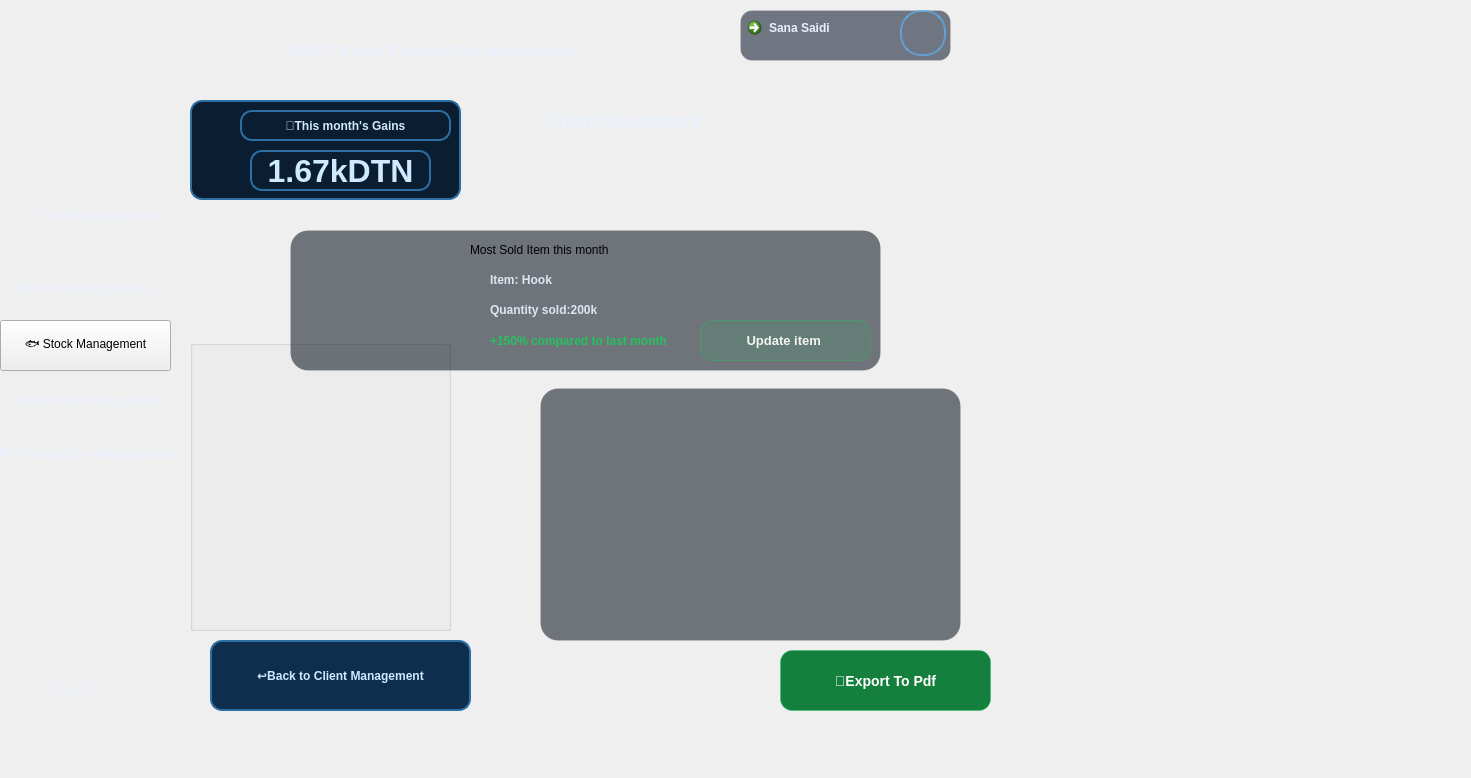
    <widget class="QWidget" name="dashC">
     <property name="styleSheet">
      <string notr="true">/* =========================================================
   SANA DASHBOARD - GLOBAL
   ========================================================= */
QWidget#dashC{
    background: qlineargradient(x1:0, y1:0, x2:1, y2:1,
        stop:0 #071a2c,
        stop:0.35 #082136,
        stop:0.7 #071c2d,
        stop:1 #040f1a);
    font-family: &quot;Segoe UI&quot;;
    color: #EAF0FF;
}

/* =========================================================
   HEADER + SIDEBAR (SAME STYLE)
   ========================================================= */
QFrame#header_DC,
QFrame#sidebarMenu_DC {
    background: qlineargradient(x1:0, y1:0, x2:0, y2:1,
        stop:0 rgba(12, 42, 75, 0.95),
        stop:0.55 rgba(8, 30, 55, 0.95),
        stop:1 rgba(6, 22, 40, 0.95));
    border: 1px solid rgba(255,255,255,0.12);
    border-radius: 16px;
}

QFrame#header_DC {
    padding: 10px 16px;
}

QFrame#sidebarMenu_DC {
    padding: 12px;
}

/* =========================================================
   HEADER CONTENT
   ========================================================= */
QLabel#titreHeader_DC {
    color: #EAF0FF;
    font-size: 15px;
    font-weight: 800;
    letter-spacing: 0.5px;
}

QLabel#avatar_DC {
    min-width: 42px;
    max-width: 42px;
    min-height: 42px;
    max-height: 42px;
    border-radius: 21px;
    border: 2px solid rgba(88,184,255,0.6);
    background-color: rgba(255,255,255,0.06);
}

/* User profile button */
QCommandLinkButton#userprofiledetails_DC {
    background-color: rgba(8, 18, 38, 0.55);
    border: 1px solid rgba(255,255,255,0.15);
    border-radius: 12px;
    padding: 8px 14px;
    color: #EAF0FF;
    font-weight: 700;
}

QCommandLinkButton#userprofiledetails_DC:hover {
    background-color: rgba(88,184,255,0.15);
    border: 1px solid rgba(88,184,255,0.45);
}

QCommandLinkButton#userprofiledetails_DC:pressed {
    background-color: rgba(88,184,255,0.25);
}

/* =========================================================
   SIDEBAR GROUP
   ========================================================= */
QGroupBox#groupBox_DC {
    border: none;
    margin-top: 6px;
}

/* =========================================================
   SIDEBAR BUTTONS (BASE)
   ========================================================= */
QPushButton#staffclientsBTN_DC,
QPushButton#equipmentmanagementBTN_DC,
QPushButton#fishingzonemanagementBTN_DC,
QPushButton#staffmanagementBTN_DC,
QPushButton#stockmanagementBTN_DC {
    background: transparent;
    border: none;
    color: rgba(234,240,255,0.80);
    padding: 12px 14px;
    border-radius: 12px;
    text-align: left;
    font-size: 13px;
    font-weight: 650;
}

/* Hover effect */
QPushButton#staffclientsBTN_DC:hover,
QPushButton#equipmentmanagementBTN_DC:hover,
QPushButton#fishingzonemanagementBTN_DC:hover,
QPushButton#staffmanagementBTN_DC:hover,
QPushButton#stockmanagementBTN_DC:hover {
    background-color: rgba(88,184,255,0.14);
    border: 1px solid rgba(88,184,255,0.25);
    color: #FFFFFF;
}

/* Pressed */
QPushButton#staffclientsBTN_DC:pressed,
QPushButton#equipmentmanagementBTN_DC:pressed,
QPushButton#fishingzonemanagementBTN_DC:pressed,
QPushButton#staffmanagementBTN_DC:pressed,
QPushButton#stockmanagementBTN_DC:pressed {
    background-color: rgba(88,184,255,0.25);
}

/* =========================================================
   ACTIVE / SELECTED BUTTON (Staff Management)
   ========================================================= */
QPushButton[active=&quot;true&quot;] {
    background-color: rgba(10, 102, 255, 0.28);
    border: 1px solid rgba(10, 102, 255, 0.55);
    color: #FFFFFF;
    padding-left: 18px;
}

QPushButton#staffclientsBTN_DC[active=&quot;true&quot;] {
    background-color: rgba(10, 102, 255, 0.35);
    border-left: 4px solid #4FC3F7;
    color: white;
    font-weight: 600;
}

/* =========================================================
   LOG OUT BUTTON
   ========================================================= */
QPushButton#logOutBTN_DC {
    background: transparent;
    border: none;
    color: rgba(234,240,255,0.65);
    padding: 12px 14px;
    border-radius: 12px;
    text-align: left;
    font-weight: 650;
}

QPushButton#logOutBTN_DC:hover {
    background-color: rgba(255, 120, 120, 0.12);
    border: 1px solid rgba(255, 120, 120, 0.25);
    color: #FFC1C1;
}

/* =========================================================
   STAFF DASHBOARD - MAIN CONTAINER
   ========================================================= */
QFrame#contenumain_DC {
    background: transparent;
}

/* Main page title */
QLabel#dashtitleC {
    color: #EAF2FF;
    font-size: 18px;
    font-weight: 800;
    letter-spacing: 0.3px;
}

/* Small labels in general */
QFrame#contenumain_DC QLabel {
    background: transparent;
}

/* =========================================================
   KPI CARD (Total Staff) - cardstaff
   ========================================================= */
QFrame#gains {
    background: qlineargradient(x1:0, y1:0, x2:1, y2:1,
        stop:0 #123A6B,
        stop:0.6 #0B2545,
        stop:1 #071A2E);
    border-radius: 18px;
    padding: 16px;
    border: 1px solid rgba(255,255,255,0.12);
}

QFrame#gains:hover {
    border: 1px solid rgba(59,130,246,0.55);
    background: qlineargradient(x1:0, y1:0, x2:1, y2:1,
        stop:0 #174A8A,
        stop:0.6 #0E2F59,
        stop:1 #071A2E);
}

/* Text inside KPI */
QLabel#numbergains {
    color: rgba(255,255,255,0.85);
    font-size: 13px;
    font-weight: 700;
}

QLabel#numbergains {
    color: #FFFFFF;
    font-size: 32px;
    font-weight: 900;
}

/* =========================================================
   BEST EMPLOYEE PANEL - beststaff
   ========================================================= */
QFrame#bestclient {
    border-radius: 18px;
    padding: 16px;
    border: 1px solid rgba(255,255,255,0.10);
    background: rgba(3, 14, 26, 0.55);
}

QFrame#bestclient:hover {
    border: 1px solid rgba(255,255,255,0.18);
    background: rgba(3, 14, 26, 0.62);
}

/* Best employee title */
QLabel#tittlebestC {
    color: #EAF2FF;
    font-size: 14px;
    font-weight: 900;
}

/* Best employee fields */
QLabel#namebestC, QLabel#rolebestC {
    color: rgba(234,242,255,0.90);
    font-size: 12.5px;
    font-weight: 650;
}

QLabel#rewardbestC {
    color: rgba(34,197,94,0.95);
    font-size: 12.5px;
    font-weight: 900;
}

QLabel#trophy {
    background: transparent;
}

/* =========================================================
   CHART PANELS (statRole + statcvstatus)
   ========================================================= */
QGroupBox#statRoleC,
QGroupBox#statcvstatusC {
    background: rgba(3, 14, 26, 0.55);
    border: 1px solid rgba(255,255,255,0.10);
    border-radius: 18px;
    margin-top: 18px;
    padding: 12px;
}

QGroupBox#statRoleC::title,
QGroupBox#statcvstatusC::title {
    subcontrol-origin: margin;
    subcontrol-position: top center;
    padding: 0 10px;
    color: rgba(255,255,255,0.90);
    font-size: 12.5px;
    font-weight: 900;
}

/* =========================================================
   BUTTONS (export / back / browse) - COMMON BASE
   ========================================================= */
QPushButton#backclientbtn,
QPushButton#pdfitembtn,
QPushButton#browseC,
QPushButton#backclientbtn {
    color: rgba(255,255,255,0.92);
    border-radius: 12px;
    padding: 9px 16px;
    font-size: 13px;
    font-weight: 750;
    border: 1px solid rgba(255,255,255,0.12);
}

/* ======================
   BACK BUTTON
   ====================== */
QPushButton#backclientbtn,
QPushButton#backclientbtn {
    background: rgba(30, 41, 59, 0.65);
    border: 1px solid rgba(148,163,184,0.25);
}

QPushButton#backclientbtn:hover,
QPushButton#backclientbtn:hover {
    background: rgba(51, 65, 85, 0.85);
    border: 1px solid rgba(148,163,184,0.45);
}

QPushButton#backclientbtn:pressed,
QPushButton#backclientbtn:pressed {
    background: rgba(15, 23, 42, 0.92);
}

/* ======================
   EXPORT BUTTON
   ====================== */
QPushButton#pdfitembtn {
    background: qlineargradient(x1:0, y1:0, x2:1, y2:0,
        stop:0 #0F766E,
        stop:1 #064E4A);
    border: 1px solid rgba(34,197,94,0.45);
    font-size: 14px;
    font-weight: 850;
    border-radius: 14px;
    padding: 10px 20px;
}

QPushButton#pdfitembtn:hover {
    background: qlineargradient(x1:0, y1:0, x2:1, y2:0,
        stop:0 #14B8A6,
        stop:1 #0F766E);
    border: 1px solid rgba(34,197,94,0.75);
}

QPushButton#pdfitembtn:pressed {
    background: #0F766E;
}

/* ======================
   BROWSE BUTTON (upload image)
   ====================== */
QPushButton#browseC {
    background: rgba(34, 197, 94, 0.12);
    border: 1px solid rgba(34, 197, 94, 0.35);
}

QPushButton#browseC:hover {
    background: rgba(34, 197, 94, 0.18);
    border: 1px solid rgba(34, 197, 94, 0.55);
}

QPushButton#browseC:pressed {
    background: rgba(34, 197, 94, 0.25);
}

/* =========================================================
   QLineEdit (if any)
   ========================================================= */
QLineEdit {
    background-color: rgba(13, 27, 42, 0.85);
    color: white;
    border: 1px solid rgba(59,130,246,0.35);
    border-radius: 10px;
    padding: 8px 10px;
    font-size: 13px;
}

QLineEdit:focus {
    border: 1px solid rgba(59,130,246,0.65);
}
</string>
     </property>
     <widget class="QFrame" name="sidebarMenu_DC">
      <property name="geometry">
       <rect>
        <x>-10</x>
        <y>10</y>
        <width>200</width>
        <height>759</height>
       </rect>
      </property>
      <property name="minimumSize">
       <size>
        <width>200</width>
        <height>0</height>
       </size>
      </property>
      <property name="maximumSize">
       <size>
        <width>200</width>
        <height>16777215</height>
       </size>
      </property>
      <property name="frameShape">
       <enum>QFrame::Shape::NoFrame</enum>
      </property>
      <property name="frameShadow">
       <enum>QFrame::Shadow::Raised</enum>
      </property>
      <widget class="QGroupBox" name="groupBox_DC">
       <property name="geometry">
        <rect>
         <x>10</x>
         <y>100</y>
         <width>200</width>
         <height>581</height>
        </rect>
       </property>
       <property name="minimumSize">
        <size>
         <width>200</width>
         <height>0</height>
        </size>
       </property>
       <property name="maximumSize">
        <size>
         <width>200</width>
         <height>16777215</height>
        </size>
       </property>
       <property name="title">
        <string/>
       </property>
       <widget class="QPushButton" name="staffclientsBTN_DC">
        <property name="geometry">
         <rect>
          <x>0</x>
          <y>150</y>
          <width>181</width>
          <height>61</height>
         </rect>
        </property>
        <property name="text">
         <string>💰Clients Management</string>
        </property>
        <property name="active" stdset="0">
         <bool>true</bool>
        </property>
       </widget>
       <widget class="QPushButton" name="stockmanagementBTN_D_2">
        <property name="geometry">
         <rect>
          <x>0</x>
          <y>210</y>
          <width>171</width>
          <height>51</height>
         </rect>
        </property>
        <property name="text">
         <string>🐟 Stock Management</string>
        </property>
       </widget>
       <widget class="QPushButton" name="fishingzonemanagementBTN_DC">
        <property name="geometry">
         <rect>
          <x>-20</x>
          <y>320</y>
          <width>221</width>
          <height>51</height>
         </rect>
        </property>
        <property name="text">
         <string>🗺️ FishingZone Management</string>
        </property>
       </widget>
       <widget class="QPushButton" name="equipmentmanagementBTN_DC">
        <property name="geometry">
         <rect>
          <x>-10</x>
          <y>270</y>
          <width>201</width>
          <height>41</height>
         </rect>
        </property>
        <property name="text">
         <string>⚓Equipment Management</string>
        </property>
       </widget>
       <widget class="QPushButton" name="staffmanagementBTN_DC">
        <property name="geometry">
         <rect>
          <x>0</x>
          <y>80</y>
          <width>191</width>
          <height>51</height>
         </rect>
        </property>
        <property name="text">
         <string>👩🏻‍💼Staff Management</string>
        </property>
       </widget>
      </widget>
      <widget class="QLabel" name="logoheader_DC">
       <property name="geometry">
        <rect>
         <x>0</x>
         <y>10</y>
         <width>181</width>
         <height>151</height>
        </rect>
       </property>
       <property name="text">
        <string/>
       </property>
       <property name="pixmap">
        <pixmap resource="Ressources.qrc">:/Images/logoHeader1.png</pixmap>
       </property>
      </widget>
      <widget class="QPushButton" name="logOutBTN_DC">
       <property name="geometry">
        <rect>
         <x>40</x>
         <y>650</y>
         <width>121</width>
         <height>61</height>
        </rect>
       </property>
       <property name="text">
        <string>⏻ Log Out</string>
       </property>
      </widget>
     </widget>
     <widget class="QFrame" name="contenumain_DC">
      <property name="geometry">
       <rect>
        <x>180</x>
        <y>-10</y>
        <width>1282</width>
        <height>759</height>
       </rect>
      </property>
      <property name="frameShape">
       <enum>QFrame::Shape::StyledPanel</enum>
      </property>
      <property name="frameShadow">
       <enum>QFrame::Shadow::Raised</enum>
      </property>
      <property name="active" stdset="0">
       <bool>true</bool>
      </property>
      <widget class="QWidget" name="verticalLayoutWidget_10">
       <property name="geometry">
        <rect>
         <x>-270</x>
         <y>0</y>
         <width>1431</width>
         <height>101</height>
        </rect>
       </property>
       <layout class="QVBoxLayout" name="verticalLayout_11">
        <item>
         <widget class="QFrame" name="header_DC">
          <property name="frameShape">
           <enum>QFrame::Shape::StyledPanel</enum>
          </property>
          <property name="frameShadow">
           <enum>QFrame::Shadow::Raised</enum>
          </property>
          <widget class="QLabel" name="titreHeader_DC">
           <property name="geometry">
            <rect>
             <x>290</x>
             <y>30</y>
             <width>461</width>
             <height>61</height>
            </rect>
           </property>
           <property name="text">
            <string>BORT- Smart Fishing Port Application</string>
           </property>
           <property name="alignment">
            <set>Qt::AlignmentFlag::AlignCenter</set>
           </property>
          </widget>
          <widget class="QCommandLinkButton" name="userprofiledetails_DC">
           <property name="geometry">
            <rect>
             <x>830</x>
             <y>20</y>
             <width>211</width>
             <height>51</height>
            </rect>
           </property>
           <property name="text">
            <string>Sana Saidi</string>
           </property>
          </widget>
          <widget class="QLabel" name="avatar_DC">
           <property name="geometry">
            <rect>
             <x>990</x>
             <y>20</y>
             <width>46</width>
             <height>46</height>
            </rect>
           </property>
           <property name="text">
            <string/>
           </property>
           <property name="pixmap">
            <pixmap resource="Ressources.qrc">:/Images/avatar.png</pixmap>
           </property>
          </widget>
         </widget>
        </item>
       </layout>
      </widget>
      <widget class="QLabel" name="dashtitleC">
       <property name="geometry">
        <rect>
         <x>290</x>
         <y>120</y>
         <width>311</width>
         <height>20</height>
        </rect>
       </property>
       <property name="text">
        <string>Client Dashboard</string>
       </property>
       <property name="alignment">
        <set>Qt::AlignmentFlag::AlignCenter</set>
       </property>
      </widget>
      <widget class="QGroupBox" name="stat1C">
       <property name="geometry">
        <rect>
         <x>10</x>
         <y>350</y>
         <width>261</width>
         <height>291</height>
        </rect>
       </property>
       <property name="title">
        <string/>
       </property>
       <widget class="QLabel" name="statroleC">
        <property name="geometry">
         <rect>
          <x>-30</x>
          <y>70</y>
          <width>301</width>
          <height>201</height>
         </rect>
        </property>
        <property name="text">
         <string/>
        </property>
        <property name="pixmap">
         <pixmap resource="Ressources.qrc">:/Images/staffdash.png</pixmap>
        </property>
       </widget>
      </widget>
      <widget class="QPushButton" name="pdfitembtn">
       <property name="geometry">
        <rect>
         <x>600</x>
         <y>660</y>
         <width>211</width>
         <height>61</height>
        </rect>
       </property>
       <property name="styleSheet">
        <string notr="true">QPushButton {
	font: 700 11pt &quot;Segoe UI&quot;;
    background-color: #15803d;
    color: white;
 border-radius: 12px;
    padding: 8px 16px;
}

QPushButton:hover {
    background-color: #16a34a;   
}

QPushButton:pressed {
    background-color: #0f5c2c;   
}
</string>
       </property>
       <property name="text">
        <string>📝Export To Pdf</string>
       </property>
      </widget>
      <widget class="QPushButton" name="backtoclientbtn">
       <property name="geometry">
        <rect>
         <x>30</x>
         <y>650</y>
         <width>261</width>
         <height>71</height>
        </rect>
       </property>
       <property name="styleSheet">
        <string notr="true">QPushButton {
    background-color: #0f2d4d;
    border: 1.5px solid #2c6fa3;
    border-radius: 12px;
    padding: 8px 16px;
    color: #cfe9ff;
    font-weight: 500;
font: 700 11pt &quot;Segoe UI&quot;;
}

QPushButton:hover {
    background-color: #123a5c;
    border: 1.5px solid #3aa0ff;
}

QPushButton:pressed {
    background-color: #0b223a;
}</string>
       </property>
       <property name="text">
        <string>↩️Back to Client Management</string>
       </property>
      </widget>
      <widget class="QFrame" name="gains">
       <property name="geometry">
        <rect>
         <x>10</x>
         <y>110</y>
         <width>271</width>
         <height>100</height>
        </rect>
       </property>
       <property name="minimumSize">
        <size>
         <width>140</width>
         <height>100</height>
        </size>
       </property>
       <property name="maximumSize">
        <size>
         <width>16777215</width>
         <height>100</height>
        </size>
       </property>
       <property name="styleSheet">
        <string notr="true">
background-color: rgb(10, 29, 49);
    border: 1.5px solid #2c6fa3;
    border-radius: 12px;
  
    color: #cfe9ff;
    font-weight: 500;
font: 700 11pt &quot;Segoe UI&quot;;
</string>
       </property>
       <property name="frameShape">
        <enum>QFrame::Shape::StyledPanel</enum>
       </property>
       <property name="frameShadow">
        <enum>QFrame::Shadow::Raised</enum>
       </property>
       <widget class="QLabel" name="numbergains">
        <property name="geometry">
         <rect>
          <x>60</x>
          <y>50</y>
          <width>181</width>
          <height>41</height>
         </rect>
        </property>
        <property name="text">
         <string>1.67kDTN</string>
        </property>
        <property name="alignment">
         <set>Qt::AlignmentFlag::AlignCenter</set>
        </property>
       </widget>
       <widget class="QLabel" name="titlegains">
        <property name="geometry">
         <rect>
          <x>50</x>
          <y>10</y>
          <width>211</width>
          <height>31</height>
         </rect>
        </property>
        <property name="styleSheet">
         <string notr="true">background-color: rgb(10, 29, 49);
  
    color: #cfe9ff;
    font-weight: 500;
font: 700 11pt &quot;Segoe UI&quot;;</string>
        </property>
        <property name="text">
         <string>🚣This month's Gains</string>
        </property>
        <property name="alignment">
         <set>Qt::AlignmentFlag::AlignCenter</set>
        </property>
       </widget>
      </widget>
      <widget class="QFrame" name="bestclient">
       <property name="geometry">
        <rect>
         <x>110</x>
         <y>240</y>
         <width>591</width>
         <height>141</height>
        </rect>
       </property>
       <property name="frameShape">
        <enum>QFrame::Shape::StyledPanel</enum>
       </property>
       <property name="frameShadow">
        <enum>QFrame::Shadow::Raised</enum>
       </property>
       <widget class="QLabel" name="titlebestC">
        <property name="geometry">
         <rect>
          <x>180</x>
          <y>10</y>
          <width>221</width>
          <height>20</height>
         </rect>
        </property>
        <property name="styleSheet">
         <string notr="true">font: 700 11pt &quot;Segoe UI&quot;;</string>
        </property>
        <property name="text">
         <string>Most Sold Item this month</string>
        </property>
       </widget>
       <widget class="QLabel" name="trophy_2">
        <property name="geometry">
         <rect>
          <x>10</x>
          <y>10</y>
          <width>131</width>
          <height>121</height>
         </rect>
        </property>
        <property name="text">
         <string/>
        </property>
        <property name="pixmap">
         <pixmap resource="Ressources.qrc">:/Images/bestresized.png</pixmap>
        </property>
       </widget>
       <widget class="QPushButton" name="browseC">
        <property name="geometry">
         <rect>
          <x>410</x>
          <y>90</y>
          <width>171</width>
          <height>41</height>
         </rect>
        </property>
        <property name="text">
         <string>Update item </string>
        </property>
       </widget>
       <widget class="QLabel" name="namebestC">
        <property name="geometry">
         <rect>
          <x>200</x>
          <y>40</y>
          <width>161</width>
          <height>20</height>
         </rect>
        </property>
        <property name="text">
         <string>Item: Hook</string>
        </property>
       </widget>
       <widget class="QLabel" name="rolebestC">
        <property name="geometry">
         <rect>
          <x>200</x>
          <y>70</y>
          <width>161</width>
          <height>20</height>
         </rect>
        </property>
        <property name="text">
         <string>Quantity sold:200k</string>
        </property>
       </widget>
       <widget class="QLabel" name="rewardbestC">
        <property name="geometry">
         <rect>
          <x>200</x>
          <y>100</y>
          <width>201</width>
          <height>21</height>
         </rect>
        </property>
        <property name="text">
         <string>+150% compared to last month</string>
        </property>
       </widget>
      </widget>
      <widget class="QGroupBox" name="statcvstatusC">
       <property name="geometry">
        <rect>
         <x>360</x>
         <y>380</y>
         <width>421</width>
         <height>271</height>
        </rect>
       </property>
       <property name="title">
        <string/>
       </property>
       <widget class="QLabel" name="stat2C">
        <property name="geometry">
         <rect>
          <x>-20</x>
          <y>30</y>
          <width>541</width>
          <height>291</height>
         </rect>
        </property>
        <property name="text">
         <string/>
        </property>
        <property name="pixmap">
         <pixmap resource="Ressources.qrc">:/Images/cvdash.png</pixmap>
        </property>
       </widget>
      </widget>
     </widget>
    </widget>
